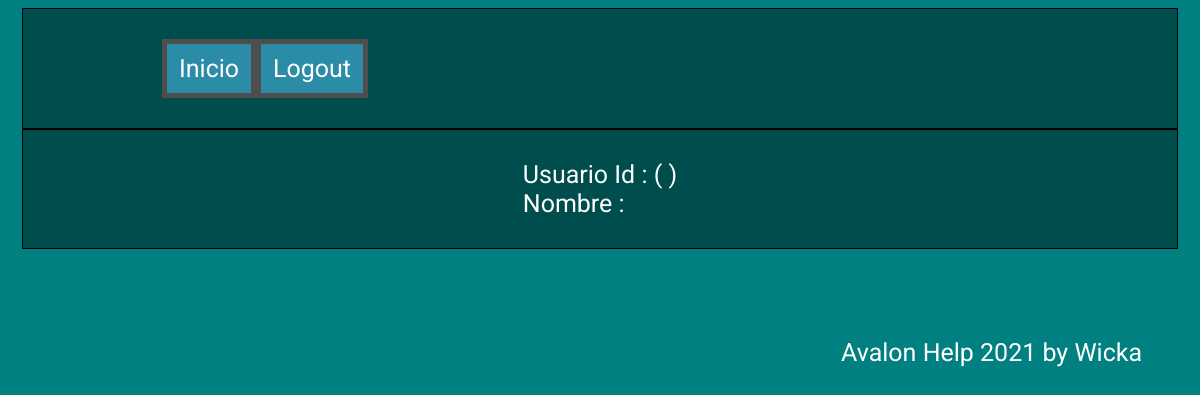
The app's page /actividades/actividades_bcn.php, older data.
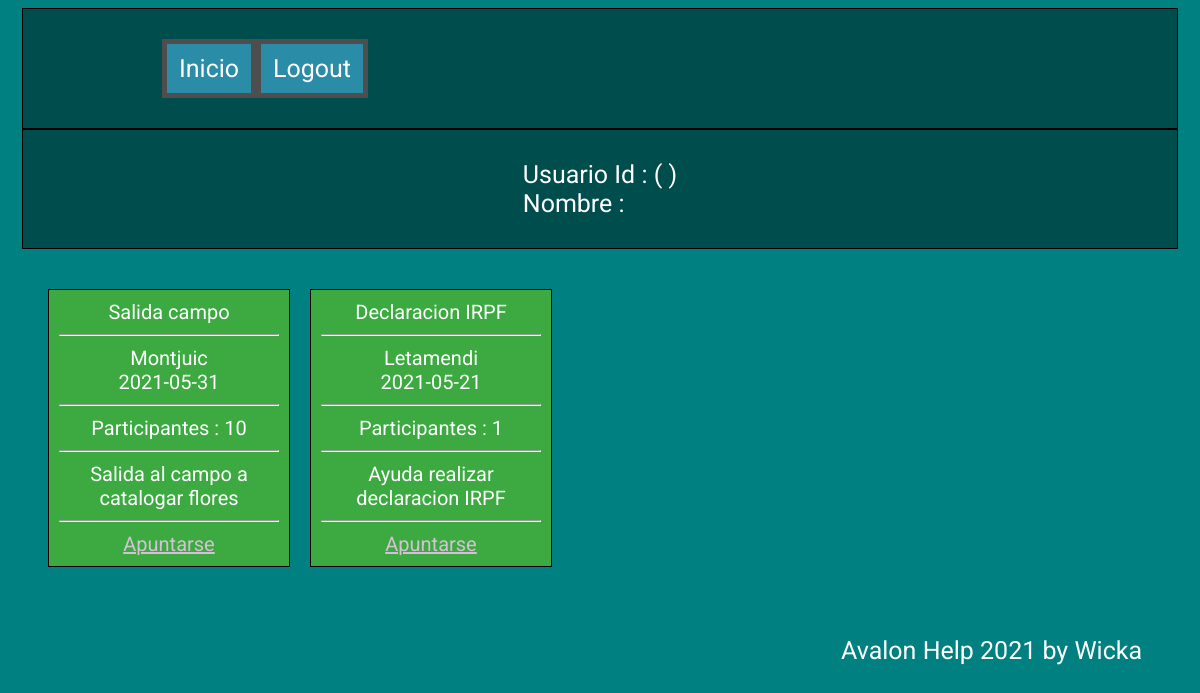
The same page, newer data.
### tables this page shows
CREATE TABLE `actividades` (
  `id` int(11) UNSIGNED NOT NULL,
  `id_ambito` int(11) UNSIGNED NOT NULL,
  `adaptada` int(1) NOT NULL,
  `name` varchar(50) NOT NULL,
  `descripcion` varchar(250) NOT NULL,
  `num_participante` int(11) NOT NULL,
  `fecha_inicio` date NOT NULL,
  `fecha_fin` date NOT NULL,
  `hora_inicio` datetime NOT NULL,
  `hora_fin` datetime NOT NULL,
  `duracion` int(11) NOT NULL,
  `id_voluntario` int(11) UNSIGNED NOT NULL,
  `id_poblacion` int(11) UNSIGNED NOT NULL,
  `direccion` varchar(100) NOT NULL,
  `id_grupo` int(11) UNSIGNED NOT NULL
);

### classes/Actividad.php (called while the page is built, shortened)
<?php
     class Actividad
      {
          function get_all_activities(){
                $Query="SELECT * FROM actividades";
                $_arry_actividades=[];
                $conn=Connect_BBDD();
                 $_actividades = $conn->query($Query);
                 if($_actividades->num_rows > 0){
                   while($fila = $_actividades->fetch_assoc()) {
                     array_push($_arry_actividades , $fila);
                   }
               }
                 return $_arry_actividades;
             }
  }
 ?>

### db/genera_vistas_html.php (the view, shortened to what this page needs)
<?php
      function crea_lista_actividades($_actividades){
        $_items="";
          foreach ($_actividades as $Key => $value){
              if ($_SESSION['tipo_user']==2){
                        if($value['id_voluntario']!=$_SESSION['id_user']){
                          $_items=$_items.
                          "<div class='div_actividades_otros'>"
                          .$value['name']."<hr>"
                          .$value['direccion']."<br>"
                          .$value['fecha_inicio']."<hr>
                          Participantes : ".$value['num_participante']."<hr>"
                          .$value['descripcion']."<br><hr>
                          Voluntario id : ".$value['id_voluntario']."<hr>
                          </div>";
                      }else{
                          $_items=$_items.
                          "<div class='div_actividades_propias'>"
                            .$value['name']."<hr>"
                            .$value['direccion']."<br>"
                            .$value['fecha_inicio']."<hr>
                            Participantes : ".$value['num_participante']."<hr>"
                            .$value['descripcion']."<br><hr>
                            Voluntario id : ".$value['id_voluntario']."<hr>
                            <a href='../activities_forms/form_editar.php?id=$value[id]'> Editar </a>
                            </div>";
                      }
              }else{
                $_items=$_items.
                "<div class='div_actividades_usuario'>"
                  .$value['name']."<hr>"
                  .$value['direccion']."<br>"
                  .$value['fecha_inicio']."<hr>
                  Participantes : ".$value['num_participante']."<hr>"
                  .$value['descripcion']."<br><hr>
                  <a href='../actividades/apuntarse.php?id=$value[id]'> Apuntarse </a>
                  </div>";
              }
          }
           return $_items;
      }
?>

### actividades/actividades_bcn.php (shortened to what this page needs)
<?php
include ("../classes/Actividad.php");
include ("../db/genera_vistas_html.php");
?>
<doctype html>
<html lang="es">
		<head>
				<link rel="stylesheet" href="../css/style.css" type="text/css"/>
		</head>
		<body id="actividades">
				<header>
					<div class="contenedor">
						<div   class="div_menu" >
							<ul class="nav">
							<li> <a href="../index.php">Inicio</a> </li>
							<li> <a href="../sesiones/destroy_session.php"> Logout</a></li>
							</ul>
						</div>
					</div>
				</header>
				<section class = "contenedor">
					<div>
						<?php
						echo "Usuario Id : ". $_SESSION['id_user']." ( ".  $_SESSION['tipo_user']." )<br>";
						echo "Nombre : ".  $_SESSION['alias_user'];
						?>
					</div>
				</section>
				<section>
						<div class="div_contenedor_actividad">
								<?php
									$_actividad = new Actividad(-1);
									$_arry_actividades = $_actividad->get_all_activities();
									echo crea_lista_actividades($_arry_actividades);
								?>
						</div>
				</section>
			<br>
  		<footer>Avalon Help 2021 by Wicka</footer>
		</body>
</html>

### css/style.css (style rules this page uses)
#actividades, #editar_activities, #altas_activities { background-color: teal; }
body { color: white; font-size: 25px; font-family: "Roboto"; }
section, div { padding: 15px; }
.contenedor { border: solid 1px black; width: 95%; display: flex; flex-wrap: nowrap; justify-content:center; margin-left: auto; margin-right: auto; background-color: rgba(1,2,1,0.4); }
.div_contenedor_actividad { display: flex; flex-wrap: wrap; }
.div_actividades_usuario { border: 1px solid black; background-color: rgb(60, 170, 65); padding: 10px; margin: 10px; text-align: center; width: 220px; font-size: 15pt; }
.contenedor .div_menu { align-items: center; align-content: center; text-align: center; width: 85%; min-width: 475px; }
.contenedor .div_menu .nav { text-align: center; width:1000px; margin:0 auto; }
.contenedor .div_menu .nav > li { float:left; background-color: #4E4E4E; }
.contenedor .div_menu .nav li a { margin: 5px; background-color:#2A8CA6; color:#fff; text-decoration:none; padding:10px 12px; display:block; }
ul, ol { list-style:none; }
a { color:thistle; }
footer { text-align: right; margin-right: 50px; }

Row changes from the older to the newer data that the page shows:
added actividades: name "Salida campo", direccion "Montjuic", fecha_inicio "2021-05-31", num_participante "10", descripcion "Salida al campo a catalogar flores"
added actividades: name "Declaracion IRPF", direccion "Letamendi", fecha_inicio "2021-05-21", num_participante "1", descripcion "Ayuda realizar declaracion IRPF"
Text that changed along with them:
text now shown: "Participantes : Participantes : Apuntarse Apuntarse"
